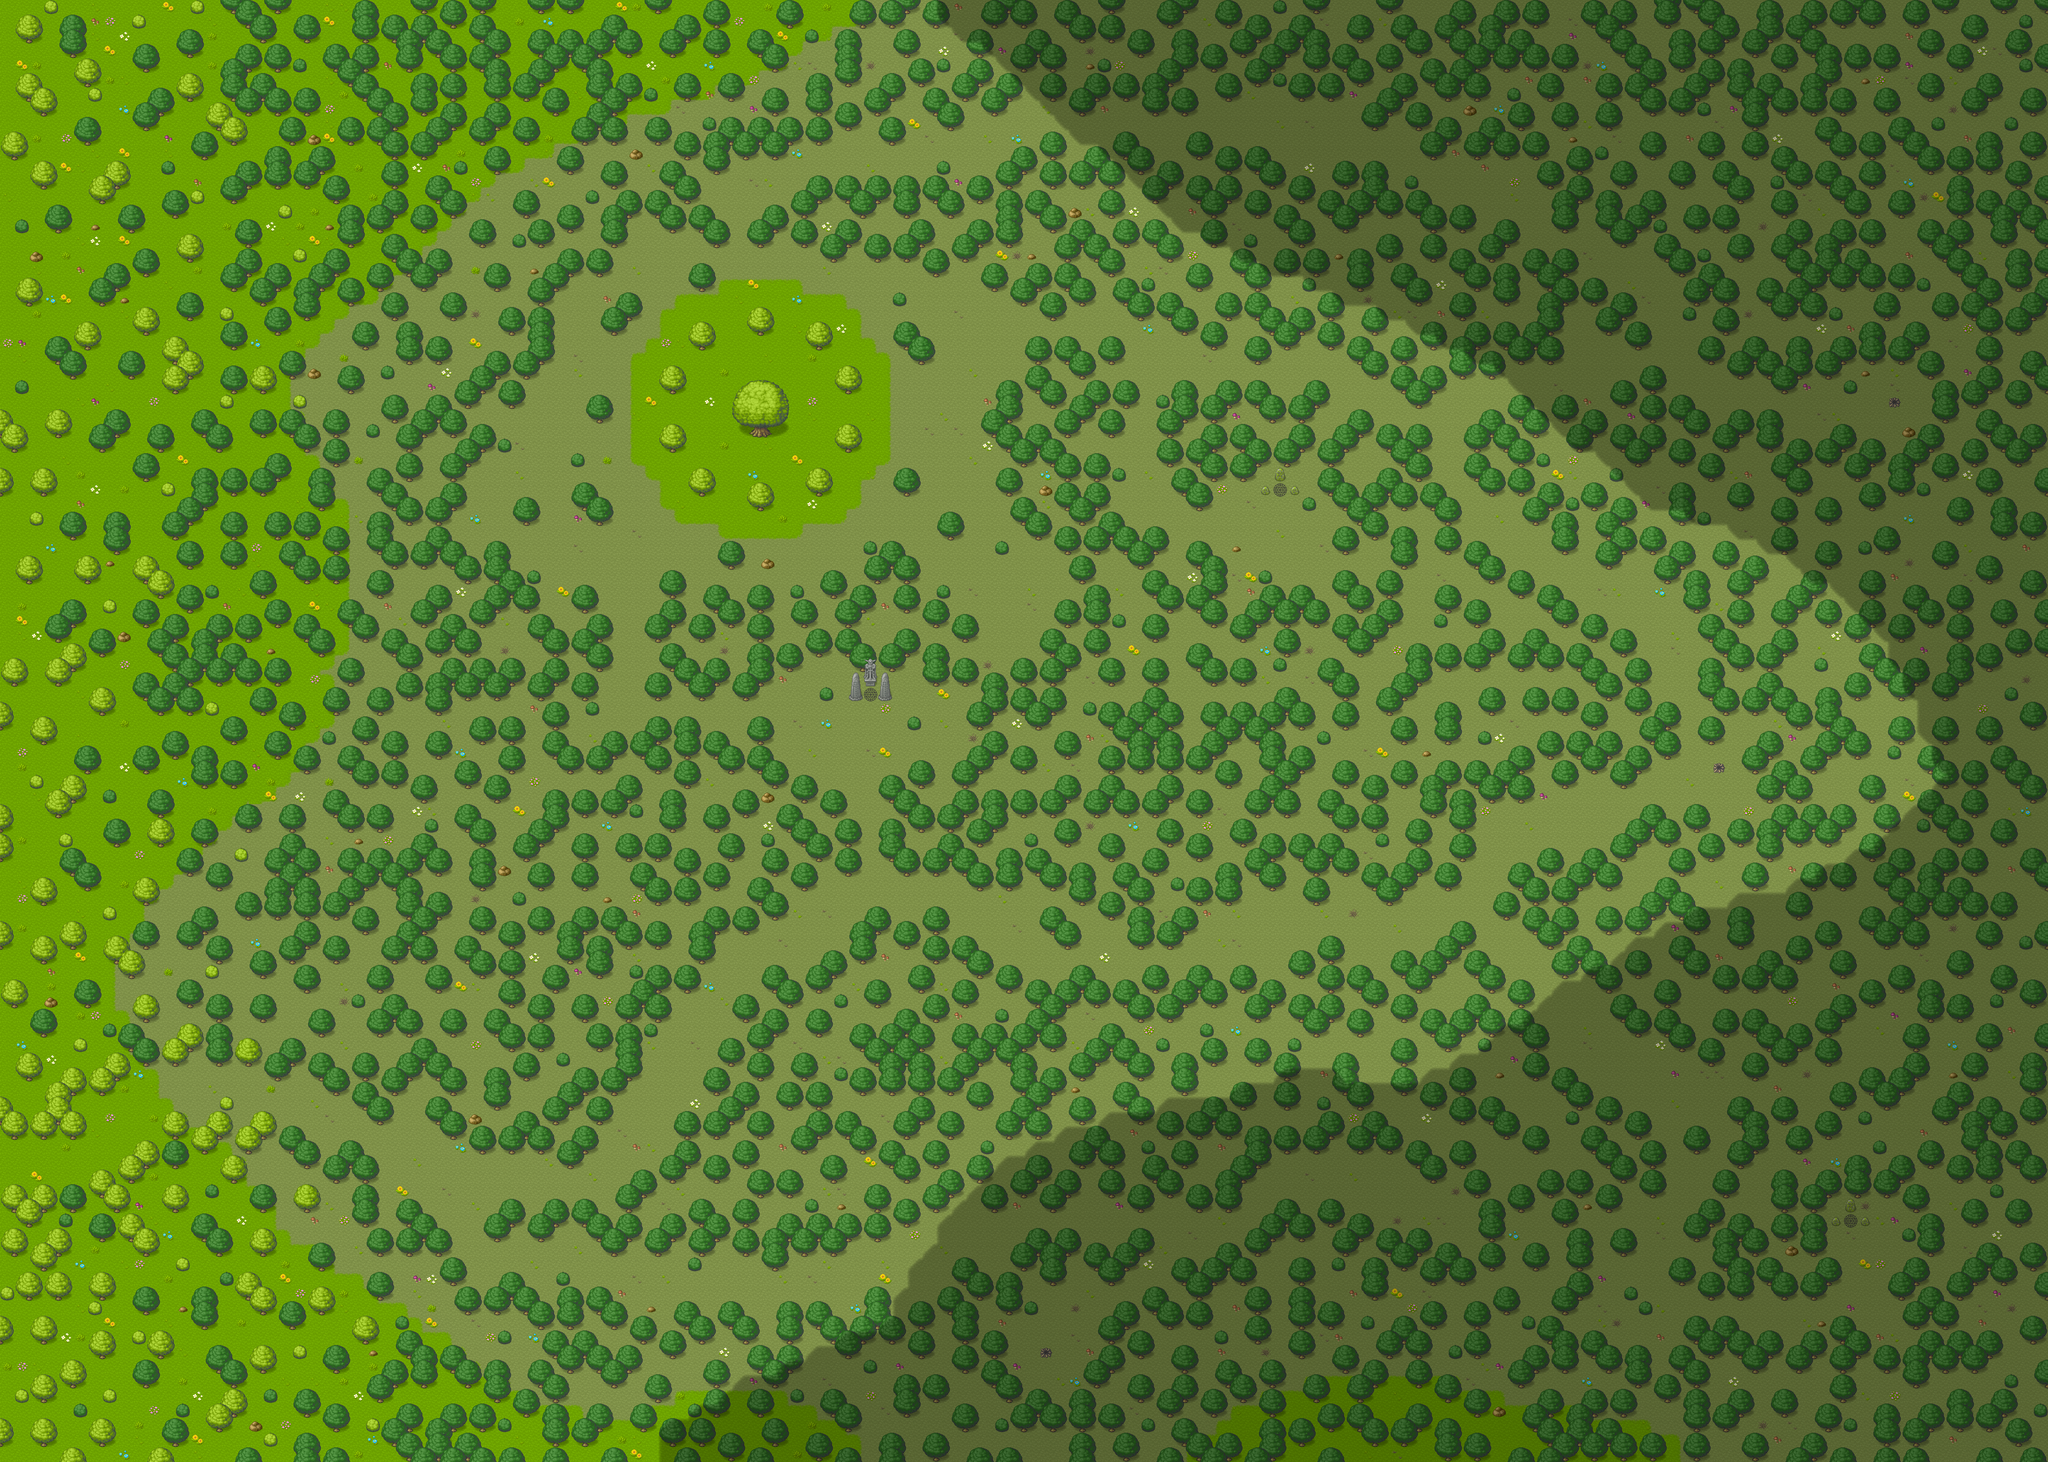

This is a level from a 2D game, rendered from its Tiled map with the project's own tilesets. A one-line summary and the map file follow, with tile-layer data summarised:
An orthogonal 140x100 tile map with 32x32 px tiles, 5 tile layers (background, background_2, trees, terrain, ...), 1 hidden layer not drawn and 5977 objects (42x object.spawnPoint.bat, 35x object.spawnPoint.pot, 25x object.spawnPoint.mini_golem, 25x object.spawnPoint.box, 14x object.spawnPoint.barrel, ...).

<map version="1.5" tiledversion="1.7.2" orientation="orthogonal" renderorder="right-down" width="140" height="100" tilewidth="32" tileheight="32" infinite="0" nextlayerid="41" nextobjectid="14400">
 <properties>
  <property name="above_player_layers" value="[]" />
  <property name="background_layers" value="[0, 1, 2, 3]" />
  <property name="mini_map_config_path" value="config/menu/maps/demo_2/level_1.json" />
  <property name="shadow_layers" value="[4]" />
 </properties>
 <tileset firstgid="1" source="tileset/tileset_pipoya_32.tsx" />
 <layer id="1" name="background" width="140" height="100" locked="1">
  <data>[14000 cells, 14000 non-empty, 2 distinct tile ids]</data>
 </layer>
 <layer id="5" name="background_2" width="140" height="100" locked="1">
  <data>[14000 cells, 328 non-empty, 12 distinct tile ids]</data>
 </layer>
 <layer id="3" name="trees" width="140" height="100" locked="1">
  <data>[14000 cells, 7377 non-empty, 32 distinct tile ids]</data>
 </layer>
 <layer id="35" name="terrain" width="140" height="100" locked="1">
  <data>[14000 cells, 881 non-empty, 22 distinct tile ids]</data>
 </layer>
 <layer id="36" name="shadows" width="140" height="100" locked="1">
  <data>[14000 cells, 4689 non-empty, 10 distinct tile ids]</data>
 </layer>
 <layer id="40" name="structure" width="140" height="100" visible="0" locked="1">
  <data>[14000 cells, 1646 non-empty, 3 distinct tile ids]</data>
 </layer>
 <objectgroup id="4" name="objects">
  <object id="13897" name="player.startingPosition" x="192" y="2538">
   <properties>
    <property name="startingPointId" value="0" />
   </properties>
   <point />
  </object>
  <object id="13898" name="object.eventObject" x="151.803" y="2493.03" width="8.72727" height="98.606">
   <properties>
    <property name="eventParameter" value="demo_2_level_1_goto_main" />
   </properties>
  </object>
  <object id="13978" name="object.key_wall" x="1904.33" y="1824">
   <properties>
    <property name="lockId" value="demo_2_level_1_lock_end" />
    <property name="unlockedByEvent" value="true" />
   </properties>
   <point />
  </object>
  <object id="13979" name="object.switch" x="1942" y="1776.67">
   <properties>
    <property name="eventParameter" value="demo_2_level_1_switch_end" />
    <property name="stateSwitchId" value="demo_2_level_1_switch_end" />
   </properties>
   <point />
  </object>
  <object id="13980" name="object.key_wall" x="2527.67" y="2096">
   <point />
  </object>
  <object id="13983" name="object.key_wall" x="3744" y="2867.5">
   <point />
  </object>
  <object id="13984" name="object.destroyable_wall" x="3695.33" y="1618.67">
   <point />
  </object>
  <object id="13985" name="object.destroyable_wall" x="3690.67" y="1556.67">
   <point />
  </object>
  <object id="13986" name="object.destroyable_wall" x="3710.67" y="1537.67">
   <point />
  </object>
  <object id="13987" name="object.destroyable_wall" x="3600" y="1425.5">
   <point />
  </object>
  <object id="13988" name="object.destroyable_wall" x="3788" y="1635.5">
   <point />
  </object>
  <object id="13989" name="object.destroyable_wall" x="3889.14" y="879.636">
   <point />
  </object>
  <object id="13990" name="object.destroyable_wall" x="2304" y="721">
   <point />
  </object>
  <object id="13991" name="object.destroyable_wall" x="2336.92" y="699.25">
   <point />
  </object>
  <object id="13992" name="object.destroyable_wall" x="2346.58" y="723.333">
   <point />
  </object>
  <object id="13993" name="object.destroyable_wall" x="2192.67" y="696.667">
   <point />
  </object>
  <object id="13994" name="object.destroyable_wall" x="2256.67" y="689">
   <point />
  </object>
  <object id="13995" name="object.destroyable_wall" x="2443.67" y="681.333">
   <point />
  </object>
  <object id="13996" name="object.destroyable_wall" x="2208" y="763.333">
   <point />
  </object>
  </objectgroup>
 <objectgroup id="33" name="physics" locked="1">
  <!-- 5668 objects omitted --></objectgroup>
 <objectgroup id="34" name="unreachable_area_physics">
  <!-- 98 objects omitted --></objectgroup>
 <objectgroup id="39" name="ground_physics" locked="1">
  <properties>
   <property name="ground" value="stairs" />
  </properties>
 </objectgroup>
</map>
<!-- 5958 of 5977 objects omitted -->
